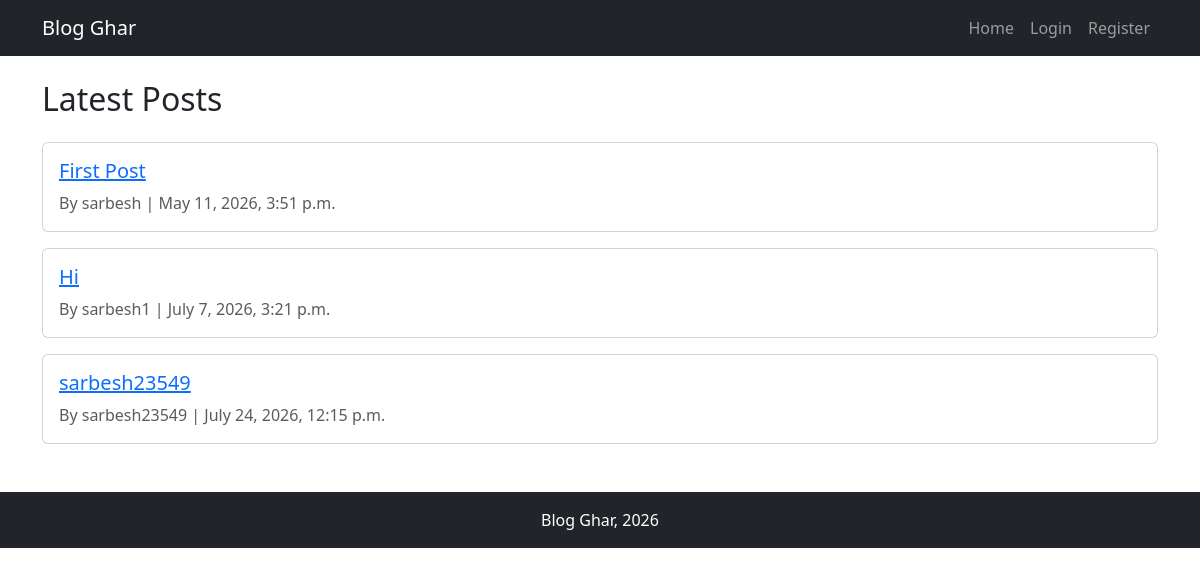
Before: / with the older database file.
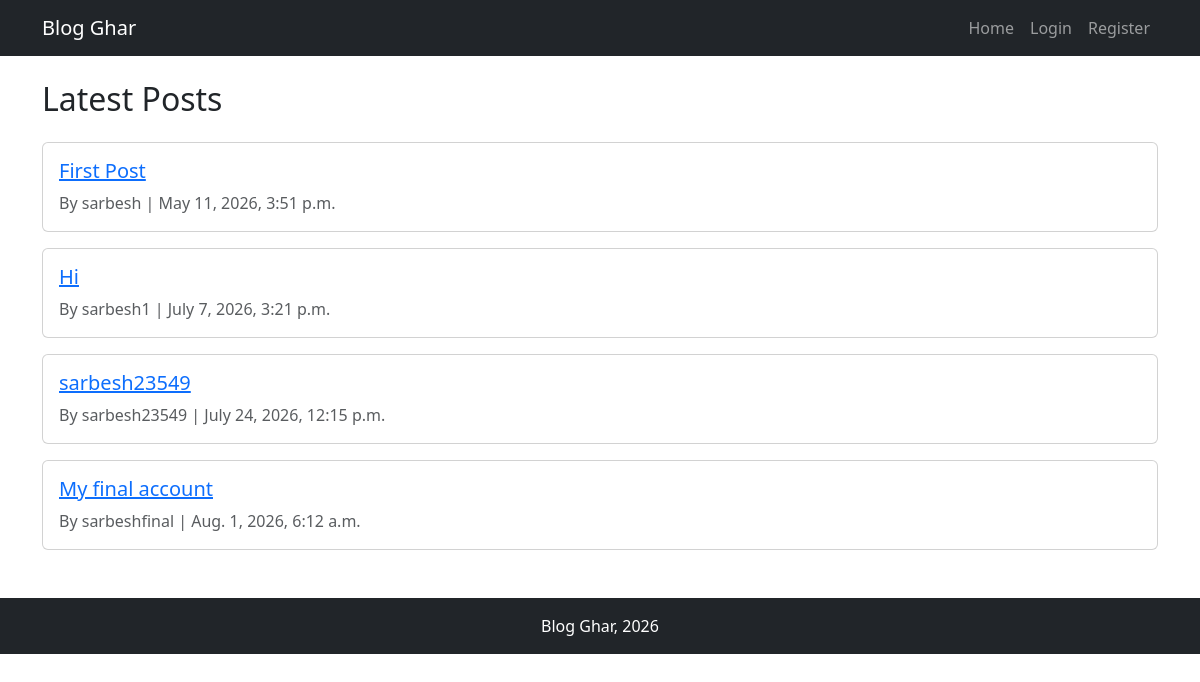
After: the same page with the newer database file.
### posts/models.py (models this page shows)
class Post(models.Model):
    title = models.CharField(max_length=200)
    content = models.TextField()
    author = models.ForeignKey(User, on_delete=models.CASCADE)
    created_at = models.DateTimeField(auto_now_add=True)

### posts/views.py (the view)
# urls.py: 2. Add a URL to urlpatterns:  path('', views.home, name='home')
def home(request):
    posts = Post.objects.all()
    return render(request, 'posts/home.html', {'posts': posts})

### posts/templates/posts/home.html (shortened to what this page needs)
{% extends 'base.html' %}
{% block content %}
<h2 class="mb-4">Latest Posts</h2>
{% for post in posts %}
<div class="card mb-3">
    <div class="card-body">
        <h5 class="card-title"><a href="/post/{{ post.pk }}/">{{ post.title }}</a></h5>
        <p class="card-text text-muted">By {{ post.author }} | {{ post.created_at }}</p>
    </div>
</div>
{% endfor %}
{% endblock %}

### templates/base.html (shortened to what this page needs)
<!DOCTYPE html>
<html lang="en">
<head>
    <link href="https://cdn.jsdelivr.net/npm/bootstrap@5.3.0/dist/css/bootstrap.min.css" rel="stylesheet">
</head>
<body>
    <nav class="navbar navbar-expand-lg navbar-dark bg-dark">
        <div class="container">
            <a class="navbar-brand" href="/">Blog Ghar</a>
            <ul class="navbar-nav ms-auto">
                <li class="nav-item"><a class="nav-link" href="/">Home</a></li>
                {% if user.is_authenticated %}
                <li class="nav-item"><a class="nav-link" href="/post/create/">Create Post</a></li>
                <li class="nav-item"><a class="nav-link" href="/logout/">Logout</a></li>
                {% else %}
                <li class="nav-item"><a class="nav-link" href="/login/">Login</a></li>
                <li class="nav-item"><a class="nav-link" href="/register/">Register</a></li>
                {% endif %}
            </ul>
        </div>
    </nav>
    <div class="container mt-4">
        {% block content %}{% endblock %}
    </div>
    <footer class="text-center mt-5 py-3 bg-dark text-white">
        Blog Ghar, 2026
    </footer>
</body>
</html>

Changed rows visible on the page:
added Post: title "My final account", author "sarbeshfinal", created_at "Aug. 1, 2026, 6:12 a.m."
